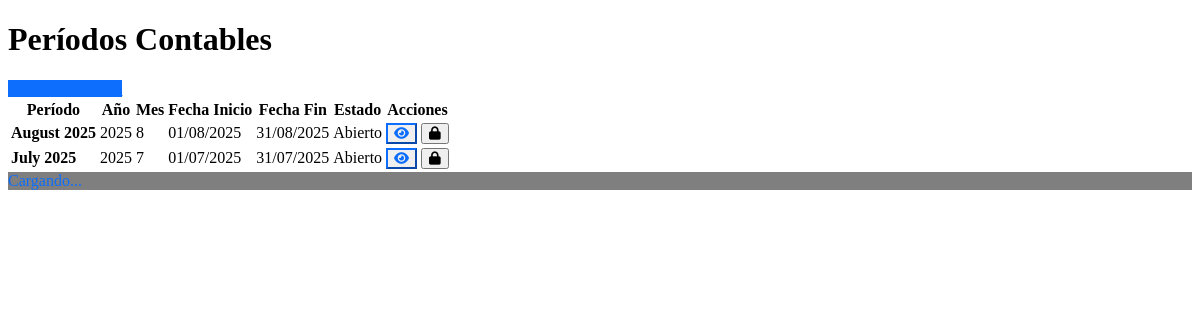
The app's page /accounting/periods with its own data.
### models.py (models this page shows)
class AccountingPeriod(db.Model):
    __tablename__ = 'accounting_periods'
    id = db.Column(db.Integer, primary_key=True)
    name = db.Column(db.String(100), nullable=False)  # Ej: "Enero 2024"
    year = db.Column(db.Integer, nullable=False)
    month = db.Column(db.Integer, nullable=False)
    start_date = db.Column(db.Date, nullable=False)
    end_date = db.Column(db.Date, nullable=False)
    is_closed = db.Column(db.Boolean, default=False)
    closed_date = db.Column(db.DateTime)
    closed_by = db.Column(db.Integer, db.ForeignKey('users.id'))
    created_at = db.Column(db.DateTime, default=datetime.utcnow)
    closer = db.relationship('User', backref='closed_periods')
    __table_args__ = (
        db.UniqueConstraint('year', 'month'),
    )

### routes/accounting.py (the view)
@accounting_bp.route('/periods')
def periods():
    periods = AccountingPeriod.query.order_by(
        desc(AccountingPeriod.year),
        desc(AccountingPeriod.month)
    ).all()
    return render_template('accounting/periods.html', periods=periods)

### templates/accounting/periods.html (shortened to what this page needs)
{% extends "base.html" %}
{% block content %}
<div class="d-flex justify-content-between flex-wrap flex-md-nowrap align-items-center pt-3 pb-2 mb-3 border-bottom">
    <h1 class="h2">Períodos Contables</h1>
    <div class="btn-toolbar mb-2 mb-md-0">
        <a href="{{ url_for('accounting.create_period') }}" class="btn btn-primary">
            <i class="fas fa-plus"></i> Nuevo Período
        </a>
    </div>
</div>
<div class="card">
    <div class="card-body">
        {% if periods %}
        <div class="table-responsive">
            <table class="table table-striped">
                <thead class="table-dark">
                    <tr>
                        <th>Período</th>
                        <th>Año</th>
                        <th>Mes</th>
                        <th>Fecha Inicio</th>
                        <th>Fecha Fin</th>
                        <th>Estado</th>
                        <th>Acciones</th>
                    </tr>
                </thead>
                <tbody>
                    {% for period in periods %}
                    <tr>
                        <td><strong>{{ period.name }}</strong></td>
                        <td>{{ period.year }}</td>
                        <td>{{ period.month }}</td>
                        <td>{{ period.start_date.strftime('%d/%m/%Y') }}</td>
                        <td>{{ period.end_date.strftime('%d/%m/%Y') }}</td>
                        <td>
                            {% if period.is_closed %}
                            <span class="badge bg-danger">Cerrado</span>
                            {% else %}
                            <span class="badge bg-success">Abierto</span>
                            {% endif %}
                        </td>
                        <td>
                            <div class="btn-group btn-group-sm">
                                <button type="button" class="btn btn-outline-primary" title="Ver asientos">
                                    <i class="fas fa-eye"></i>
                                </button>
                                {% if not period.is_closed %}
                                <button type="button" class="btn btn-outline-danger" title="Cerrar período">
                                    <i class="fas fa-lock"></i>
                                </button>
                                {% endif %}
                            </div>
                        </td>
                    </tr>
                    {% endfor %}
                </tbody>
            </table>
        </div>
        {% endif %}
    </div>
</div>
{% endblock %}

### static/css/themes.css (style rules this page uses)
:root { --theme-primary: #0d6efd; --theme-primary-rgb: 13, 110, 253; --theme-secondary: #6c757d; --theme-success: #198754; --theme-info: #0dcaf0; --theme-warning: #ffc107; --theme-danger: #dc3545; }
.theme-blue { --theme-primary: #0d6efd; --theme-primary-rgb: 13, 110, 253; --theme-primary-dark: #0b5ed7; --theme-primary-light: #6ea8fe; }
.theme-blue .btn-primary, .theme-green .btn-primary, .theme-purple .btn-primary, .theme-orange .btn-primary { background-color: var(--theme-primary); border-color: var(--theme-primary); }
.theme-blue .btn-outline-primary, .theme-green .btn-outline-primary, .theme-purple .btn-outline-primary, .theme-orange .btn-outline-primary { color: var(--theme-primary); border-color: var(--theme-primary); }
.theme-blue a, .theme-green a, .theme-purple a, .theme-orange a { color: var(--theme-primary); }
.theme-blue, .theme-green, .theme-purple, .theme-orange { transition: all 0.3s ease; }
.theme-blue *, .theme-green *, .theme-purple *, .theme-orange * { transition: color 0.3s ease, background-color 0.3s ease, border-color 0.3s ease; }
[data-bs-theme="dark"] .theme-blue, [data-bs-theme="dark"] .theme-green, [data-bs-theme="dark"] .theme-purple, [data-bs-theme="dark"] .theme-orange { --theme-primary-light: var(--theme-primary); }

### records on screen
AccountingPeriod: name "August 2025", year "2025", month "8", start_date "01/08/2025", end_date "31/08/2025", is_closed "Abierto"
AccountingPeriod: name "July 2025", year "2025", month "7", start_date "01/07/2025", end_date "31/07/2025", is_closed "Abierto"
